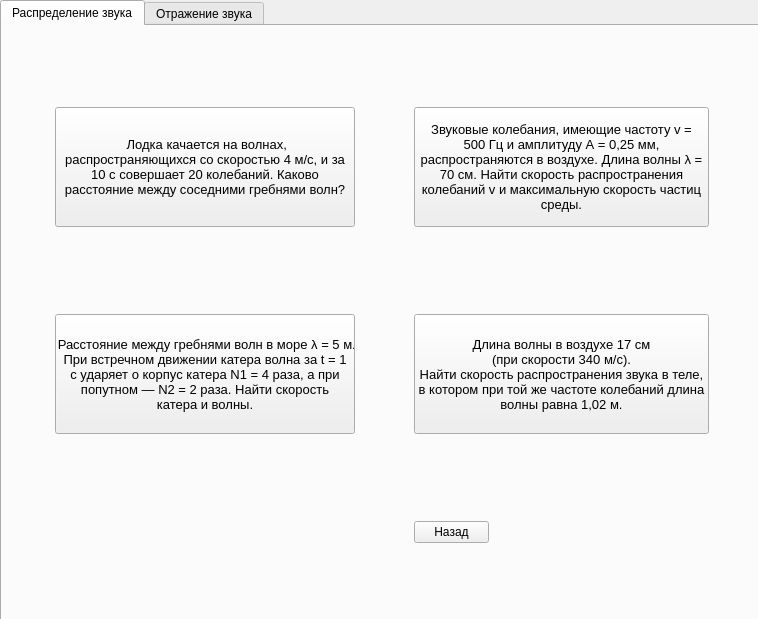
<?xml version="1.0" encoding="UTF-8"?>
<ui version="4.0">
 <class>MainWindow</class>
 <widget class="QMainWindow" name="MainWindow">
  <property name="geometry">
   <rect>
    <x>0</x>
    <y>0</y>
    <width>758</width>
    <height>619</height>
   </rect>
  </property>
  <property name="windowTitle">
   <string>MainWindow</string>
  </property>
  <widget class="QWidget" name="centralwidget">
   <widget class="QTabWidget" name="tabWidget">
    <property name="geometry">
     <rect>
      <x>0</x>
      <y>0</y>
      <width>761</width>
      <height>621</height>
     </rect>
    </property>
    <property name="currentIndex">
     <number>0</number>
    </property>
    <widget class="QWidget" name="tab">
     <attribute name="title">
      <string>Распределение звука</string>
     </attribute>
     <widget class="QWidget" name="gridLayoutWidget">
      <property name="geometry">
       <rect>
        <x>0</x>
        <y>0</y>
        <width>761</width>
        <height>601</height>
       </rect>
      </property>
      <layout class="QGridLayout" name="gridLayout">
       <item row="1" column="0">
        <widget class="QPushButton" name="pushButton">
         <property name="maximumSize">
          <size>
           <width>300</width>
           <height>120</height>
          </size>
         </property>
         <property name="font">
          <font>
           <pointsize>10</pointsize>
          </font>
         </property>
         <property name="text">
          <string> Расстояние между гребнями волн в море λ = 5 м. 
При встречном движении катера волна за t = 1 
с ударяет о корпус катера N1 = 4 раза, а при 
попутном — N2 = 2 раза. Найти скорость 
катера и волны.</string>
         </property>
        </widget>
       </item>
       <item row="0" column="0">
        <widget class="QPushButton" name="pushButton_2">
         <property name="maximumSize">
          <size>
           <width>300</width>
           <height>120</height>
          </size>
         </property>
         <property name="font">
          <font>
           <pointsize>10</pointsize>
           <weight>50</weight>
           <bold>false</bold>
           <stylestrategy>PreferAntialias</stylestrategy>
          </font>
         </property>
         <property name="mouseTracking">
          <bool>false</bool>
         </property>
         <property name="contextMenuPolicy">
          <enum>Qt::ActionsContextMenu</enum>
         </property>
         <property name="text">
          <string> Лодка качается на волнах, 
распространяющихся со скоростью 4 м/с, и за 
10 с совершает 20 колебаний. Каково 
расстояние между соседними гребнями волн?</string>
         </property>
         <property name="iconSize">
          <size>
           <width>2</width>
           <height>2</height>
          </size>
         </property>
         <property name="autoRepeatDelay">
          <number>50</number>
         </property>
         <property name="autoRepeatInterval">
          <number>25</number>
         </property>
        </widget>
       </item>
       <item row="1" column="1">
        <widget class="QPushButton" name="pushButton_4">
         <property name="maximumSize">
          <size>
           <width>300</width>
           <height>120</height>
          </size>
         </property>
         <property name="font">
          <font>
           <pointsize>10</pointsize>
          </font>
         </property>
         <property name="text">
          <string>Длина волны в воздухе 17 см 
(при скорости 340 м/с). 
Найти скорость распространения звука в теле, 
в котором при той же частоте колебаний длина 
волны равна 1,02 м.</string>
         </property>
        </widget>
       </item>
       <item row="0" column="1">
        <widget class="QPushButton" name="pushButton_3">
         <property name="maximumSize">
          <size>
           <width>300</width>
           <height>120</height>
          </size>
         </property>
         <property name="font">
          <font>
           <pointsize>10</pointsize>
          </font>
         </property>
         <property name="text">
          <string>Звуковые колебания, имеющие частоту v = 
500 Гц и амплитуду А = 0,25 мм, 
распространяются в воздухе. Длина волны λ = 
70 см. Найти скорость распространения 
колебаний v и максимальную скорость частиц 
среды.</string>
         </property>
        </widget>
       </item>
       <item row="2" column="1">
        <widget class="QPushButton" name="pushButton_9">
         <property name="maximumSize">
          <size>
           <width>75</width>
           <height>16777215</height>
          </size>
         </property>
         <property name="text">
          <string>Назад</string>
         </property>
        </widget>
       </item>
      </layout>
     </widget>
    </widget>
    <widget class="QWidget" name="tab_1">
     <attribute name="title">
      <string>Отражение звука</string>
     </attribute>
     <widget class="QWidget" name="gridLayoutWidget_2">
      <property name="geometry">
       <rect>
        <x>0</x>
        <y>0</y>
        <width>761</width>
        <height>601</height>
       </rect>
      </property>
      <layout class="QGridLayout" name="gridLayout_2">
       <item row="1" column="0">
        <widget class="QPushButton" name="pushButton_5">
         <property name="maximumSize">
          <size>
           <width>320</width>
           <height>120</height>
          </size>
         </property>
         <property name="font">
          <font>
           <pointsize>10</pointsize>
          </font>
         </property>
         <property name="text">
          <string>Определите, во сколько раз будет отличаться 
длина звуковой волны при переходе из 
воздуха в воду. Считать, что скорость 
распространения звука в воздухе 340 м/с, в 
воде 1450 м/с.</string>
         </property>
        </widget>
       </item>
       <item row="0" column="0">
        <widget class="QPushButton" name="pushButton_6">
         <property name="maximumSize">
          <size>
           <width>320</width>
           <height>120</height>
          </size>
         </property>
         <property name="font">
          <font>
           <pointsize>10</pointsize>
           <weight>50</weight>
           <bold>false</bold>
           <stylestrategy>PreferAntialias</stylestrategy>
          </font>
         </property>
         <property name="mouseTracking">
          <bool>false</bool>
         </property>
         <property name="contextMenuPolicy">
          <enum>Qt::ActionsContextMenu</enum>
         </property>
         <property name="text">
          <string>Пружинный маятник совершил за 4 с 16 полных 
колебаний. Необходимо определить период и 
частоту колебаний этого маятника.</string>
         </property>
         <property name="iconSize">
          <size>
           <width>2</width>
           <height>2</height>
          </size>
         </property>
         <property name="autoRepeatDelay">
          <number>50</number>
         </property>
         <property name="autoRepeatInterval">
          <number>25</number>
         </property>
        </widget>
       </item>
       <item row="0" column="1">
        <widget class="QPushButton" name="pushButton_8">
         <property name="maximumSize">
          <size>
           <width>320</width>
           <height>120</height>
          </size>
         </property>
         <property name="font">
          <font>
           <pointsize>10</pointsize>
          </font>
         </property>
         <property name="text">
          <string>Длина океанической волны составляет 270 м, 
период составляет 13,5 с. Определите 
скорость распространения волн.</string>
         </property>
        </widget>
       </item>
       <item row="1" column="1">
        <widget class="QPushButton" name="pushButton_10">
         <property name="maximumSize">
          <size>
           <width>75</width>
           <height>16777215</height>
          </size>
         </property>
         <property name="text">
          <string>Назад</string>
         </property>
        </widget>
       </item>
      </layout>
     </widget>
    </widget>
   </widget>
  </widget>
 </widget>
 <resources/>
 <connections/>
</ui>
